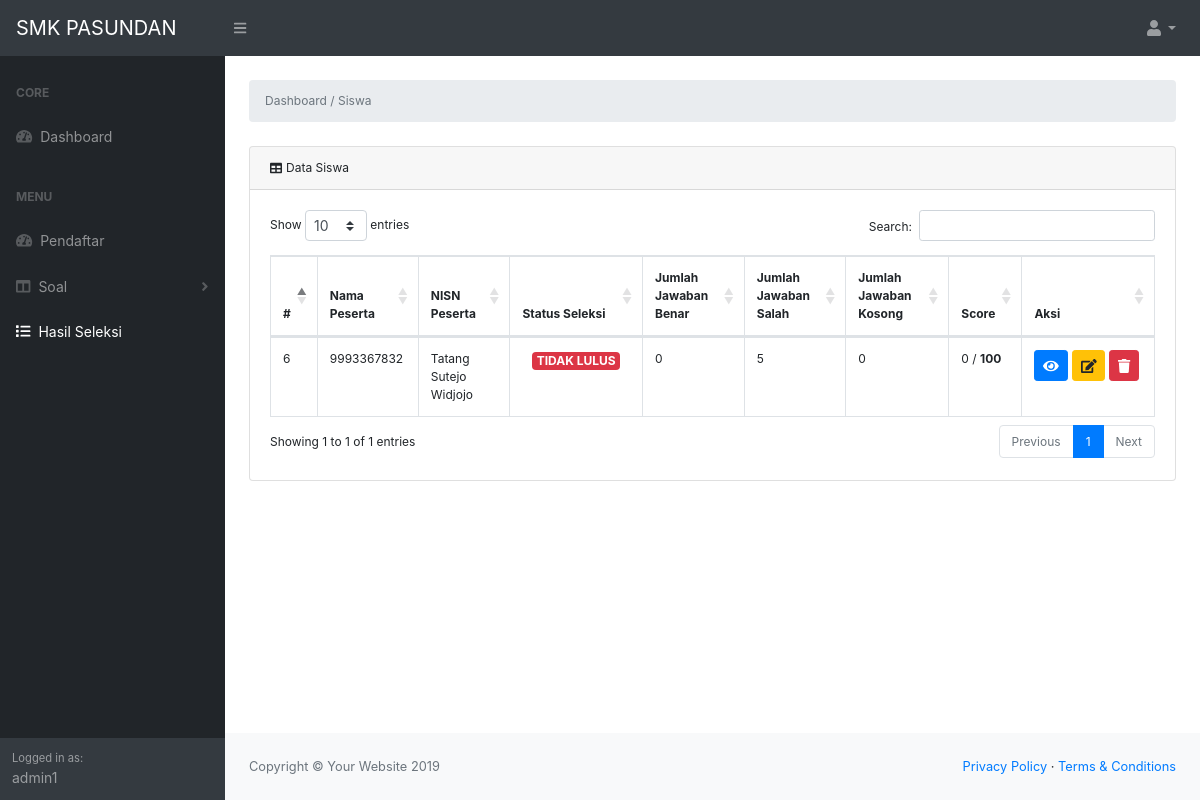
/admin/listHasil.php (signed in), run on the app's committed database.
### tables this page shows
CREATE TABLE `hasil_seleksi` (
  `id` int(3) NOT NULL,
  `id_peserta` int(3) NOT NULL,
  `benar` int(5) NOT NULL,
  `salah` int(5) NOT NULL,
  `kosong` int(5) NOT NULL,
  `score` int(4) NOT NULL
);

CREATE TABLE `pendaftaran` (
  `id_peserta` int(3) NOT NULL,
  `nisn` varchar(20) NOT NULL,
  `password` varchar(15) NOT NULL,
  `nama` text NOT NULL,
  `tempat_lahir` text NOT NULL,
  `tanggal_lahir` date NOT NULL,
  `alamat` text NOT NULL,
  `nama_ortu` text NOT NULL,
  `pendidikan_ortu` enum('Pilih','Tidak Sekolah','TK','SD','SMP / MTS','SMA / SMK / MA','Diploma','S1','S2','S3','Lain Lain') NOT NULL,
  `pekerjaan_ortu` enum('Pilih','Buruh','Tani','Wiraswasta','PNS','Polri/TNI','Perangkat Desa','Nelayan','Lainnya') NOT NULL,
  `penghasilan_ortu` enum('Pilih','Dibawah Rp.500.000','Rp.500.000 ~ Rp.1.000.000','Rp.1.000.000 ~ Rp.3.000.000','Rp.3.000.000 ~ Rp.5.000.000','Rp.5.000.000 ~ Rp.10.000.000','Rp.10.000.000 Ke atas') NOT NULL,
  `no_telp` varchar(15) NOT NULL,
  `nilai_ipa` float NOT NULL,
  `nilai_matematika` float NOT NULL,
  `nilai_bhs_indo` float NOT NULL,
  `nilai_bhs_inggris` float NOT NULL,
  `bukti_pembayaran` varchar(255) DEFAULT NULL,
  `verifikasi` varchar(255) DEFAULT 'PENDING',
  `status_seleksi` varchar(255) NOT NULL DEFAULT 'BELUM UJIAN',
  `id_admin` int(3) DEFAULT NULL
);

### admin/listHasil.php (the view, shortened to what this page needs)
<?php
    include 'connect.php';
    $data = mysqli_query($conn,"SELECT * FROM hasil_seleksi");
    $datas = mysqli_query($conn,"SELECT * FROM pendaftaran");
    include 'layout/header.php';
    include 'layout/sider.php';
?>
<main style="font-size:12px;">
    <div class="container-fluid">
        <ol class="breadcrumb mt-4 mb-4">
            <li class="breadcrumb-item active">Dashboard / Siswa</li>
        </ol>
        <div class="card mb-4">
            <div class="card-header"><i class="fas fa-table mr-1"></i>Data Siswa</div>
            <div class="card-body">
                <div class="table-responsive">
                    <table class="table table-bordered" id="dataTable" width="100%" cellspacing="0">
                        <thead>
                            <tr>
                                <th>#</th>
                                <th>Nama Peserta</th>
                                <th>NISN Peserta</th>
                                <th>Status Seleksi</th>
                                <th>Jumlah Jawaban Benar</th>
                                <th>Jumlah Jawaban Salah</th>
                                <th>Jumlah Jawaban Kosong</th>
                                <th>Score</th>
                                <th width="15%">Aksi</th>
                            </tr>
                        </thead>
                        <tbody>
                            <?php
                                while($row = mysqli_fetch_assoc($data)){
                            ?>
                            <tr>
                                <td><?php echo $row['id_peserta']; ?></td>
                                <?php
                                    while ($rows = mysqli_fetch_assoc($datas)) {
                                        if ($rows['id_peserta']==$row['id_peserta']) {
                                ?>
                                        <td><?php echo $rows['nisn']; ?></td>
                                        <td><?php echo $rows['nama']; ?></td>
                                        <td width="15%" class="text-center"><h6>
                                            <?php
                                                if ($rows['status_seleksi']=="BELUM UJIAN") {
                                            ?>
                                                <a href="#" type="button" class="badge badge-info" data-toggle="modal" data-target="#modalEditStatus<?php echo $rows['id_peserta'];?>"><?php echo $rows['status_seleksi']?></a>
                                            <?php
                                                }else if($rows['status_seleksi']=="LULUS"){
                                            ?>
                                                <a href="#" type="button" class="badge badge-success" data-toggle="modal" data-target="#modalEditStatus<?php echo $rows['id_peserta'];?>"><?php echo $rows['status_seleksi']?></a>
                                            <?php
                                                }else if($rows['status_seleksi']=="TIDAK LULUS"){
                                            ?>
                                                <a href="#" type="button" class="badge badge-danger" data-toggle="modal" data-target="#modalEditStatus<?php echo $rows['id_peserta'];?>"><?php echo $rows['status_seleksi']?></a>
                                            <?php } ?>
                                        </h6></td>
                                <?php
                                        }
                                    }
                                ?>
                                <td><?php echo $row['benar']; ?></td>
                                <td><?php echo $row['salah']; ?></td>
                                <td><?php echo $row['kosong']; ?></td>
                                <td><?php echo $row['score']; ?> / <strong>100</strong></td>
                                <td>
                                    <a href="detailSiswa.php?id=<?php echo $row['id_peserta'];?>" class="btn btn-primary btn-sm"><i class="fa fa-eye"></i></a>
                                    <a href="editSiswa.php?id=<?php echo $row['id_peserta'];?>" class="btn btn-warning btn-sm"><i class="fa fa-edit"></i></a>
                                    <a href="deleteSiswa.php?id=<?php echo $row['id_peserta'];?>" class="btn btn-danger btn-sm"><i class="fa fa-trash" onclick="return confirm('Yakin akan menghapus ? ')" ></i></a>
                                </td>
                            </tr>
                                <?php } ?>
                        </tbody>
                    </table>
                </div>
            </div>
        </div>
    </div>
</main>
<?php include 'layout/footer.php'; ?>

### data on the page
hasil_seleksi: id_peserta "6", benar "0", salah "5", kosong "0", score "0"
pendaftaran: nisn "9993367832", nama "Tatang Sutejo Widjojo", status_seleksi "TIDAK LULUS"

### other printed values
$_SESSION['username'] "admin1"
